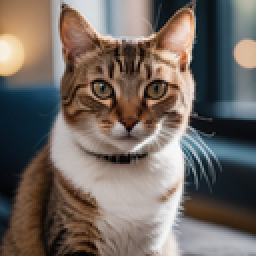
#> input picture sdxl_styles/samples/freyra_cinematic.jpg, 128 x 128 px (shown 2 times larger)
$ python -i post_process.py   (imports and definitions only)
#> lines starting #> are read from the running program, lines starting #| are printed output that depends on the picture
"""Freyra Post-Processing Pipeline -- automatic image enhancement.

Applied automatically after generation for professional-grade output.
Keeps processing lightweight to avoid adding significant time.
"""

import numpy as np
from PIL import Image, ImageFilter, ImageEnhance


def auto_enhance(
    img: Image.Image | np.ndarray,
    sharpen: bool = True,
    color_correct: bool = True,
    film_grain: bool = False,
) -> Image.Image:
    """Apply automatic post-processing to a generated image.

    All adjustments are subtle to preserve the natural look.
    """
    if isinstance(img, np.ndarray):
        img = Image.fromarray(img)

    img = img.copy()

    if color_correct:
        img = _auto_color_correct(img)

    if sharpen:
        img = _adaptive_sharpen(img)

    if film_grain:
        img = _add_film_grain(img)

    return img


def _auto_color_correct(img: Image.Image) -> Image.Image:
    """Subtle color correction for natural skin tones."""
    enhancer = ImageEnhance.Color(img)
    img = enhancer.enhance(1.02)

    enhancer = ImageEnhance.Contrast(img)
    img = enhancer.enhance(1.03)

    enhancer = ImageEnhance.Brightness(img)
    img = enhancer.enhance(1.01)

    return img


def _adaptive_sharpen(img: Image.Image) -> Image.Image:
    """Light adaptive sharpening that avoids artifacts."""
    sharpened = img.filter(ImageFilter.UnsharpMask(radius=1.5, percent=30, threshold=2))
    return sharpened


def _add_film_grain(img: Image.Image, intensity: float = 0.02) -> Image.Image:
    """Add subtle film grain for authenticity."""
    arr = np.array(img, dtype=np.float32)
    noise = np.random.normal(0, intensity * 255, arr.shape).astype(np.float32)
    arr = np.clip(arr + noise, 0, 255).astype(np.uint8)
    return Image.fromarray(arr)

>>> import cv2
>>> picture = cv2.imread('../sdxl_styles/samples/freyra_cinematic.jpg', cv2.IMREAD_GRAYSCALE)
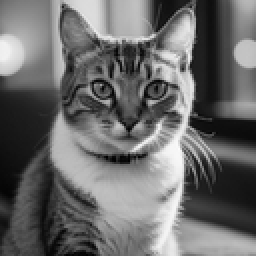
#> picture: shape (128, 128) (shown 2 times larger); min 0, max 252, mean 106.5
>>> result = auto_enhance(picture)

$ run again, on sdxl_styles/samples/freyra_enhance.jpg
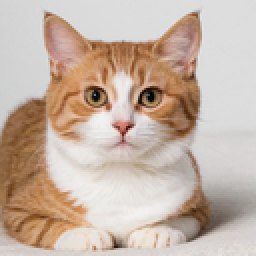
#> input picture sdxl_styles/samples/freyra_enhance.jpg, 128 x 128 px (shown 2 times larger)
#> `picture = cv2.imread('../sdxl_styles/samples/freyra_cinematic.jpg', cv..`:
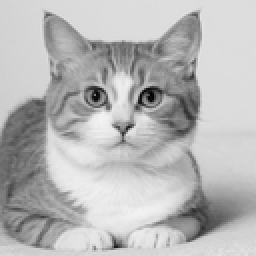
#> picture: shape (128, 128) (shown 2 times larger); min 1, max 242, mean 183.4

$ run again, on sdxl_styles/samples/freyra_masterpiece.jpg
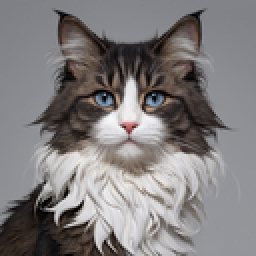
#> input picture sdxl_styles/samples/freyra_masterpiece.jpg, 128 x 128 px (shown 2 times larger)
#> in _adaptive_sharpen, `sharpened = img.filter(ImageFilter.UnsharpMask(radius=1.5, percent=30,..`:
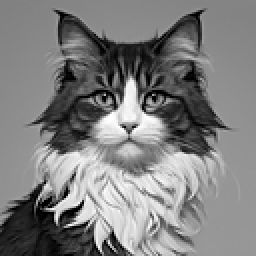
#> sharpened: PIL image 128x128 L (shown 2 times larger); min 0, max 255, mean 126.9

$ run again, on sdxl_styles/samples/freyra_negative.jpg
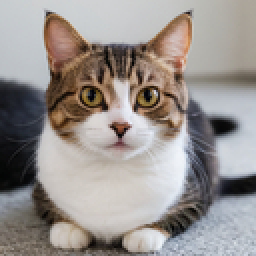
#> input picture sdxl_styles/samples/freyra_negative.jpg, 128 x 128 px (shown 2 times larger)
#> `picture = cv2.imread('../sdxl_styles/samples/freyra_cinematic.jpg', cv..`:
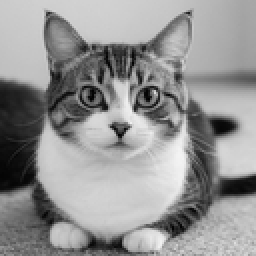
#> picture: shape (128, 128) (shown 2 times larger); min 0, max 243, mean 147.6
